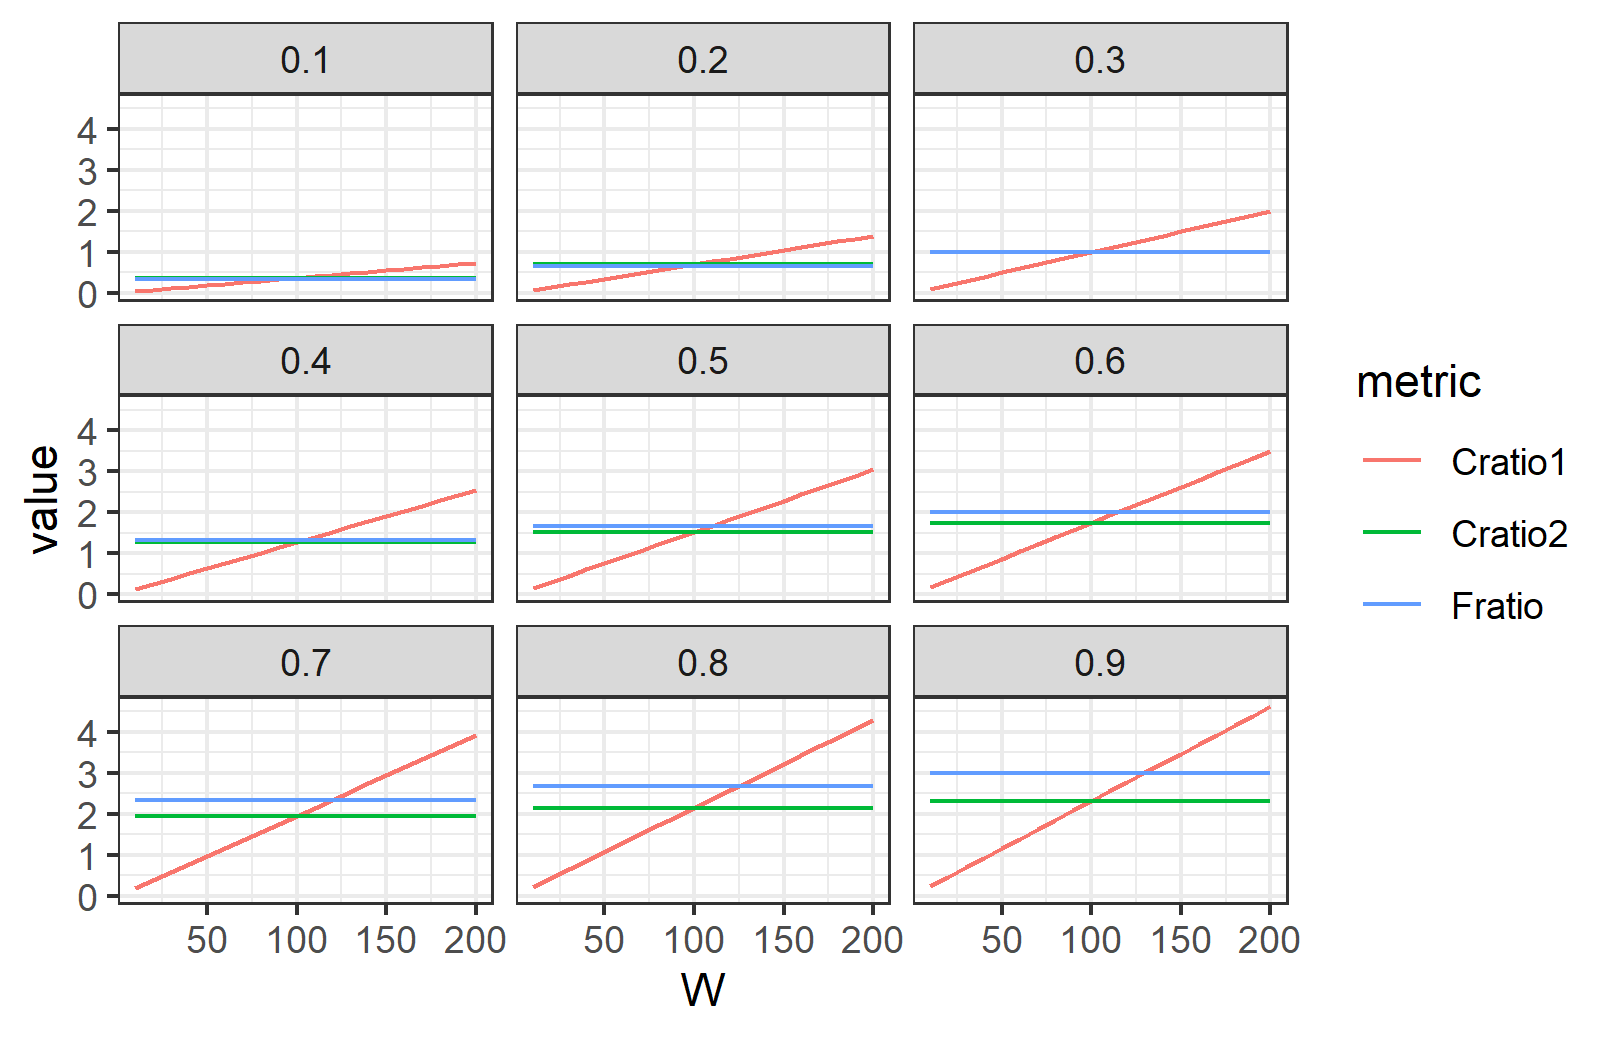

Generate this figure with R:
# compare_C_F_ratios.R
library(tidyverse)
M <- 0.2
Fmsy <- 0.3
Wmsy <- 100
cmsy <- Wmsy * Fmsy * (1 - exp(-M - Fmsy)) / (M + Fmsy)
Fy <- seq(0.1, 0.9, 0.1)
W <- seq(10, 200, 10)
df <- expand.grid(Fy = Fy, W = W) %>%
  mutate(cy = W * Fy * (1 - exp(-M - Fy)) / (M + Fy),
         cFmsy = W * Fmsy * (1 - exp(-M - Fmsy)) / (M + Fmsy),
         Fratio = Fy/Fmsy, 
         Cratio1 = cy/cmsy,
         Cratio2 = cy/cFmsy) %>% 
  pivot_longer(cols = c(5, 6, 7), names_to = "metric", values_to = "value")
df
myplot <- ggplot(df, aes(x=W, y=value, color = metric)) +
  geom_line() +
  facet_wrap(~Fy) +
  theme_bw()
ggsave(filename = "demonstrations/chris/compare_C_F_ratios/compare_C_F_ratios.png", myplot)
